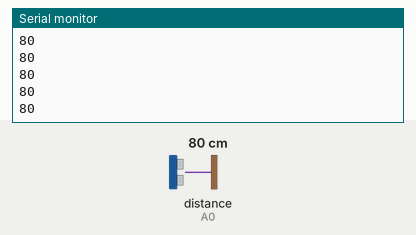
Simulated run of this sketch. Board: Arduino Uno, built with avr-gcc and run on an emulated ATmega328P. On the bench: the last lines printed to the serial monitor. The inputs (shaded band) are chosen by the test bench; at power-on: distance to the obstacle (sensor on A0) 80 cm.

Above: at 1.2 s.
1.3 s: distance to the obstacle (sensor on A0) set to 2 cm
At 1.46 s:
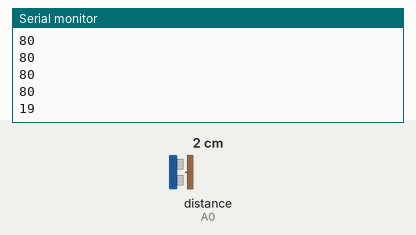
2.8 s: distance to the obstacle (sensor on A0) set to 35 cm
At 2.9 s:
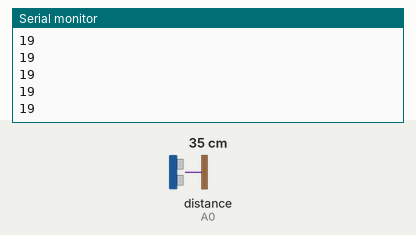
Timing chart, 0 to 5.8 s (numbered marks = the images above; inputs shaded):
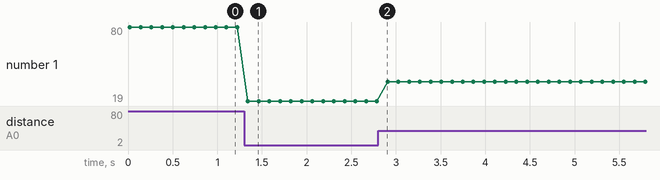

The sketch:

IRSensor.ino
```cpp
#include <SharpIR.h>

/* Project level constants */
#define RANGE_SENSOR_PIN  A0

/* Instances */
SharpIR rangeSensor(RANGE_SENSOR_PIN, 25, 93, 20150);

/* Setup function */
void setup()
{
  pinMode( RANGE_SENSOR_PIN, INPUT);
  Serial.begin(9600);
}

/* Infinite loop */
void loop()
{
  /* Check for obstacles */
  Serial.println( rangeSensor.distance() );


  /* Avoid reading before the new distance is sampled */
  delay( 100 );
}
```

Measured:
- after the input at 1.3 s, the serial monitor: prints a new line at once (image 1)
- plotted number 1: 80 → 19 after the input at 1.3 s, 19 → 35 after the input at 2.8 s
